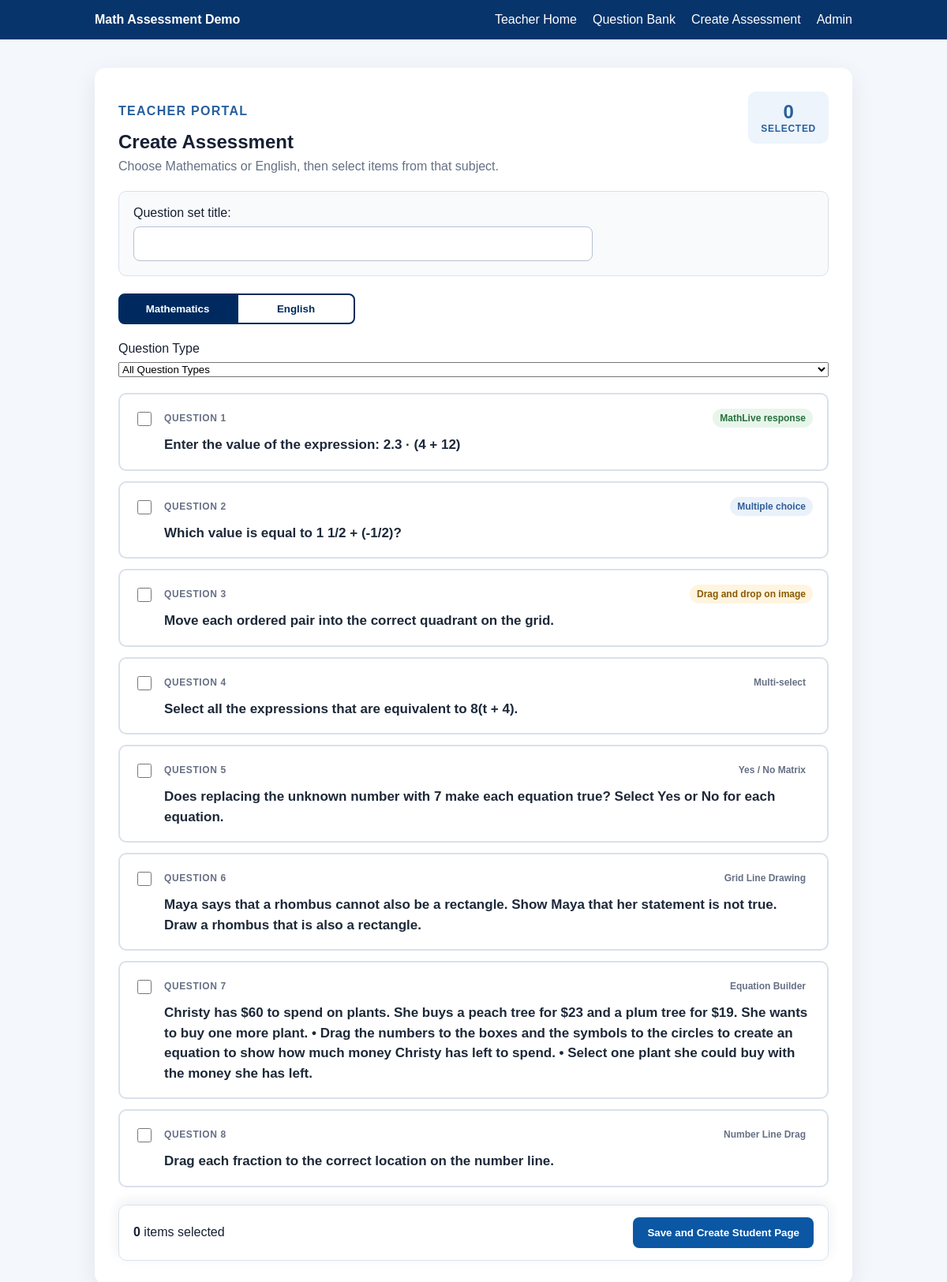
Page /teacher/sets/new/ on the committed database.
### assessments/models.py (models this page shows, shortened)
class Question(models.Model):
    class Type(models.TextChoices):
        MATHLIVE = "mathlive", "MathLive response"
        MULTIPLE_CHOICE = "multiple_choice", "Multiple choice"
        MULTI_SELECT = "multi_select", "Multi-select"
        YES_NO_MATRIX = "yes_no_matrix", "Yes / No Matrix"
        GRID_LINE_DRAWING = "grid_line_drawing", "Grid Line Drawing"
        EQUATION_BUILDER = "equation_builder", "Equation Builder"
        NUMBER_LINE_DRAG = "number_line_drag", "Number Line Drag"
        DRAG_DROP_IMAGE = "drag_drop_image", "Drag and drop on image"
        PASSAGE_SENTENCE_SELECT = "passage_sentence_select", "Passage Sentence Select"
        PASSAGE_EVENT_ORDER = "passage_event_order", "Reading Event Sequencing"
        PASSAGE_CHOICE = "passage_choice", "Reading Multiple Choice"
        PASSAGE_MULTI = "passage_multi", "Reading Multiple Select"
        PASSAGE_TWO_PART = "passage_two_part", "Passage Two-Part"
    class Subject(models.TextChoices):
        MATH = "math", "Mathematics"
        ENGLISH = "english", "English Language Arts"
    subject = models.CharField("Subject", max_length=20, choices=Subject.choices, default=Subject.MATH)
    prompt = models.TextField("Question prompt")
    question_type = models.CharField("Question type", max_length=30, choices=Type.choices)
    correct_answer = models.CharField("Correct answer", max_length=255, blank=True)
    order = models.PositiveIntegerField("Display order", default=0)
    is_active = models.BooleanField("Active", default=True)
    drag_config = models.JSONField("Drag-and-drop configuration", default=dict, blank=True, help_text="Zones, choices, and correct placements for drag-and-drop image questions.")
    general_annotation = models.TextField("General teacher annotation", blank=True, help_text="Optional note shown only on the teacher explanation page.")
    class Meta:
        ordering = ["order", "id"]

### assessments/views.py (the view)
# urls.py: path("teacher/sets/new/", views.teacher_create_set, name="teacher_create_set"),
def teacher_create_set(request):
    if request.method == "POST":
        form = QuestionSetCreateForm(request.POST)
        if form.is_valid():
            question_set = form.save()
            return redirect("teacher_set_created", public_id=question_set.public_id)
    else:
        form = QuestionSetCreateForm()
    available = list(form.fields["questions"].queryset)
    math_questions = [q for q in available if q.subject == Question.Subject.MATH]
    english_questions = [q for q in available if q.subject == Question.Subject.ENGLISH]
    english_groups = []
    by_passage = {}
    for q in english_questions:
        passage = (q.drag_config or {}).get("passage", "")
        key = passage.strip() or f"question-{q.pk}"
        if key not in by_passage:
            by_passage[key] = {"title": "A Few New Neighbors" if "A Few New Neighbors" in passage else q.prompt.splitlines()[0][:90], "passage": passage, "questions": []}
            english_groups.append(by_passage[key])
        by_passage[key]["questions"].append(q)
    return render(request, "assessments/teacher_create_set.html", {"form": form, "math_questions": math_questions, "english_groups": english_groups})

### assessments/forms.py (shortened to what this page needs)
class QuestionSetCreateForm(forms.Form):
    title = forms.CharField(label="Question set title", max_length=200, initial="", required=False)
    questions = forms.ModelMultipleChoiceField(label="Select questions", queryset=Question.objects.none(), widget=forms.CheckboxSelectMultiple)
    def __init__(self, *args, **kwargs):
        super().__init__(*args, **kwargs)
        self.fields["questions"].queryset = Question.objects.filter(
            is_active=True,
            question_type__in=[
                Question.Type.MATHLIVE,
                Question.Type.MULTIPLE_CHOICE,
                Question.Type.MULTI_SELECT,
                Question.Type.YES_NO_MATRIX,
                Question.Type.GRID_LINE_DRAWING,
                Question.Type.EQUATION_BUILDER,
                Question.Type.NUMBER_LINE_DRAG,
                Question.Type.DRAG_DROP_IMAGE,
                Question.Type.PASSAGE_SENTENCE_SELECT,
                Question.Type.PASSAGE_TWO_PART,
                Question.Type.PASSAGE_EVENT_ORDER,
                Question.Type.PASSAGE_CHOICE,
                Question.Type.PASSAGE_MULTI,
            ],
        ).prefetch_related("choices")

### templates/assessments/teacher_create_set.html (shortened to what this page needs)
{% extends 'assessments/base.html' %}
{% block content %}
<section class="teacher-builder card">
  <div class="teacher-builder-header"><div><p class="eyebrow">Teacher Portal</p><h1>Create Assessment</h1><p>Choose Mathematics or English, then select items from that subject.</p></div><div class="selected-summary"><strong id="selected-count">0</strong><span>Selected</span></div></div>
  <form method="post" id="question-set-form">{% csrf_token %}
    <div class="builder-controls"><div class="field title-field">{{ form.title.label_tag }}{{ form.title }}{{ form.title.errors }}</div></div>
    <div class="subject-switch create-subject-switch" role="group" aria-label="Assessment subject"><button type="button" class="subject-switch-btn active" data-subject="math">Mathematics</button><button type="button" class="subject-switch-btn" data-subject="english">English</button></div>
    <div id="math-panel" class="subject-create-panel">
      <div class="field type-field"><label for="question-type-filter">Question Type</label><select id="question-type-filter"><option value="all">All Question Types</option></select></div>
      <div class="teacher-question-list" id="math-question-list">{% for question in math_questions %}<label class="teacher-question-card math-card" data-question-type="{{ question.question_type }}"><input type="checkbox" name="questions" value="{{ question.id }}"><div class="teacher-question-content"><div class="teacher-question-meta"><span>Question {{ forloop.counter }}</span><span class="type-badge type-{{ question.question_type }}">{{ question.get_question_type_display }}</span></div><div class="teacher-question-prompt">{{ question.prompt }}</div></div></label>{% empty %}<div class="empty-state">No mathematics questions are available.</div>{% endfor %}</div>
    </div>
    <div class="teacher-builder-footer"><span><strong id="footer-selected-count">0</strong> items selected</span><button type="submit">Save and Create Student Page</button></div>
  </form>
</section>
{% endblock %}

### static/assessments/css/app.css (style rules this page uses)
:root { font-family: Arial, "Noto Sans TC", sans-serif; color: #172033; background: #f4f7fb; }
* { box-sizing: border-box; }
body { margin: 0; }
.card { background: white; border-radius: 14px; padding: 28px; box-shadow: 0 8px 30px rgba(20,44,80,.08); }
.eyebrow { color: #285f9d; text-transform: uppercase; font-weight: 700; letter-spacing: .08em; }
h1 { margin-top: 6px; }
.field { display: grid; gap: 8px; margin: 20px 0; }
input[type=text], input:not([type]), .field input, .share-row input { width: 100%; padding: 12px; border: 1px solid #b6c1d0; border-radius: 8px; font-size: 16px; }
button, .button-link { display: inline-block; border: 0; background: #0b57a4; color: white; padding: 12px 18px; border-radius: 8px; font-weight: 700; text-decoration: none; cursor: pointer; }
.teacher-builder { padding: 30px; }
.teacher-builder-header { display: flex; justify-content: space-between; gap: 24px; align-items: flex-start; margin-bottom: 22px; }
.teacher-builder-header h1 { margin-bottom: 8px; }
.teacher-builder-header p:last-child { margin: 0; color: #667085; }
.selected-summary { min-width: 96px; padding: 12px 16px; display: grid; justify-items: center; border-radius: 10px; background: #edf4fb; color: #285f9d; }
.selected-summary strong { font-size: 24px; }
.selected-summary span { font-size: 12px; font-weight: 700; text-transform: uppercase; letter-spacing: .06em; }
.builder-controls { display: grid; grid-template-columns: minmax(0, 1fr) 260px; gap: 20px; align-items: end; padding: 18px; margin-bottom: 22px; border: 1px solid #d9e1eb; border-radius: 10px; background: #f8fafc; }
.builder-controls .field { margin: 0; }
.teacher-question-list { display: grid; gap: 13px; margin-bottom: 22px; }
.teacher-question-card { display: grid; grid-template-columns: 24px minmax(0, 1fr); gap: 14px; padding: 18px; border: 2px solid #d9e1eb; border-radius: 10px; background: white; cursor: pointer; transition: border-color .15s, background .15s, box-shadow .15s; }
.teacher-question-card input { width: 18px; height: 18px; margin-top: 4px; accent-color: #2b6ca3; }
.teacher-question-content { min-width: 0; }
.teacher-question-meta { display: flex; justify-content: space-between; gap: 12px; align-items: center; margin-bottom: 9px; color: #667085; font-size: 12px; font-weight: 700; text-transform: uppercase; letter-spacing: .05em; }
.type-badge { padding: 5px 9px; border-radius: 999px; text-transform: none; letter-spacing: 0; }
.type-mathlive { background: #e8f5eb; color: #26703e; }
.type-multiple_choice { background: #eaf1fa; color: #315f98; }
.teacher-question-prompt { color: #1d2939; font-size: 17px; font-weight: 650; line-height: 1.5; }
.teacher-builder-footer { position: sticky; bottom: 12px; display: flex; justify-content: space-between; gap: 18px; align-items: center; padding: 15px 18px; border: 1px solid #d9e1eb; border-radius: 10px; background: rgba(255,255,255,.96); box-shadow: 0 -4px 16px rgba(20,44,80,.08); backdrop-filter: blur(8px); }
.type-drag_drop_image { background:#fff4df; color:#8a5a00; }
:root { --mstep-blue:#002a5f }
.subject-switch { display:flex;gap:0;margin:18px 0 10px }
.subject-switch-btn { border:2px solid #002a5f;background:#fff;color:#002a5f;padding:10px 22px;font-weight:700 }
.subject-switch-btn:first-child { border-radius:8px 0 0 8px }
.subject-switch-btn:last-child { border-radius:0 8px 8px 0 }
.subject-switch-btn.active { background:#002a5f;color:#fff }
.create-subject-switch { margin:18px 0 22px }
.create-subject-switch .subject-switch-btn { min-width:150px }

### rows in the picture
Question: question_type "MathLive response", prompt "Enter the value of the expression: 2.3 · (4 + 12)"
Question: question_type "Multiple choice", prompt "Which value is equal to 1 1/2 + (-1/2)?"
Question: question_type "Drag and drop on image", prompt "Move each ordered pair into the correct quadrant on the grid."
Question: question_type "Multi-select", prompt "Select all the expressions that are equivalent to 8(t + 4)."
Question: question_type "Yes / No Matrix", prompt "Does replacing the unknown number with 7 make each equation true? Select Yes or No for each equation."
Question: question_type "Grid Line Drawing", prompt "Maya says that a rhombus cannot also be a rectangle. Show Maya that her statement is not true. Draw a rhombus that is also a rectangle."
Question: question_type "Equation Builder", prompt "Christy has $60 to spend on plants. She buys a peach tree for $23 and a plum tree for $19. She wants to buy one more plant. • Drag the numbers to the boxes and the symbols to the circles to create an equation to show how much money Christy has left to spend. • Select one plant she could buy with the money she has left."
Question: question_type "Number Line Drag", prompt "Drag each fraction to the correct location on the number line."
